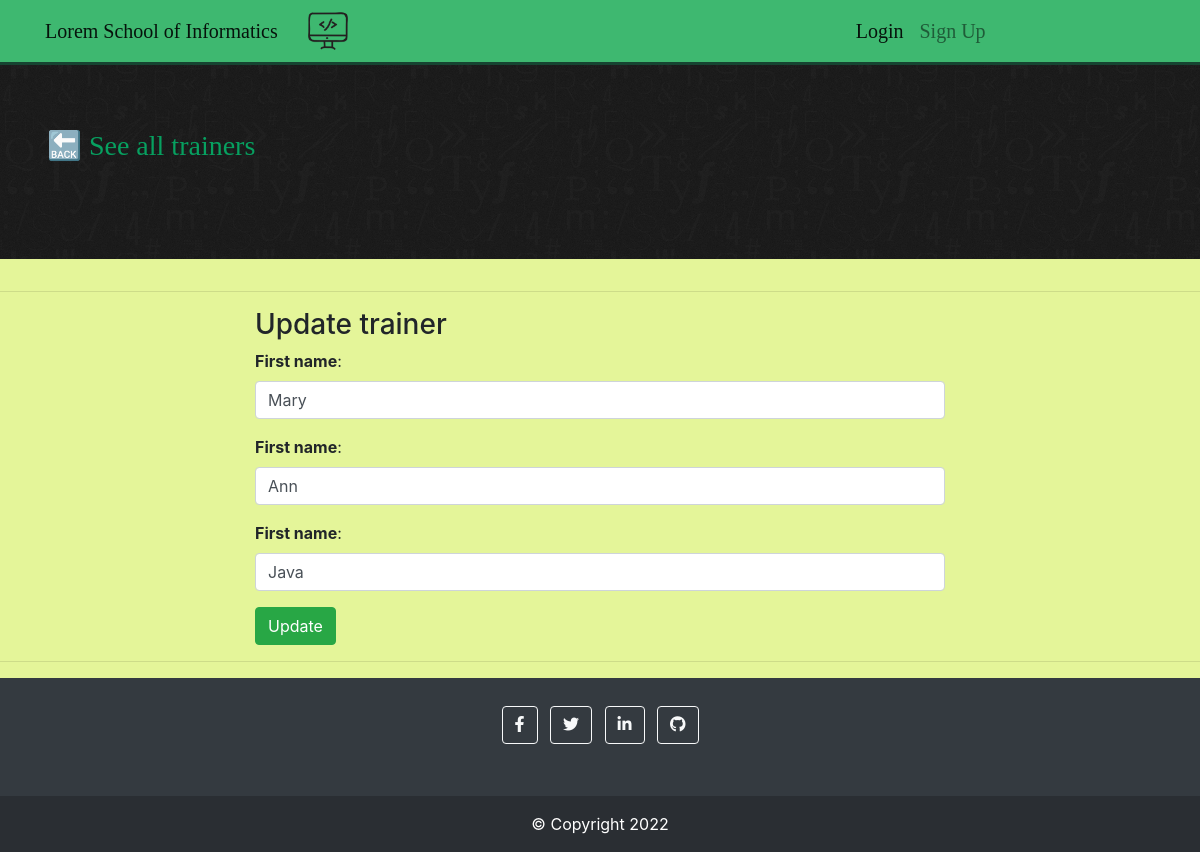
The app's page /trainer/update/13 with its own data.
### trainerapp/models.py (models this page shows)
class Trainer(models.Model):
    firstname = models.CharField(max_length=45)
    lastname = models.CharField(max_length=45)
    subject = models.CharField(max_length=45)

### trainerapp/views.py (the view, shortened to what this page needs)
# urls.py: path('update/<int:id>', views.update, name='update'),
def update(request, id):
    trainerToUpdate = Trainer.objects.get(id=id)
    context = {"trainer" : trainerToUpdate}
    return render(request, 'trainerapp/update.html', context)

### trainerapp/templates/trainerapp/update.html (shortened to what this page needs)
{% extends 'trainerapp/base.html' %}
{% block content1 %}
    <a href="/trainer/read/"><h3> &#128281; See all trainers</h3></a>
{% endblock %}
{% block content %}
    <form method='POST'>
        <div class="container">
            <h3>Update trainer</h3>
            <div class="form-group">
                <label for="update_firstname"><strong>First name</strong>:</label>
                <input type="text" class="form-control" name="update_firstname" id="update_firstname" value={{trainer.firstname}}>
            </div>
            <div class="form-group">
                <label for="update_lastname"><strong>First name</strong>:</label>
                <input type="text" class="form-control" name="update_lastname" id="update_lastname" value={{trainer.lastname}}>
            </div>
            <div class="form-group">
                <label for="update_subject"><strong>First name</strong>:</label>
                <input type="text" class="form-control" name="update_subject" id="update_subject" value={{trainer.subject}}>
            </div>
        <button type='submit' class="btn btn-success">Update</button>
        </div>
    </form>
{% endblock %}

### trainerapp/static/trainerapp/css/main.css (style rules this page uses)
body { background-color: rgb(228, 245, 153); }
a { color: black; padding-right: 0.7em; font-family: Verdana; font-size: 14px; }
#jumbo a { text-decoration: none; color: rgb(7, 160, 96); }

### records on screen
Trainer: update_firstname "Mary", update_lastname "Ann", update_subject "Java"
